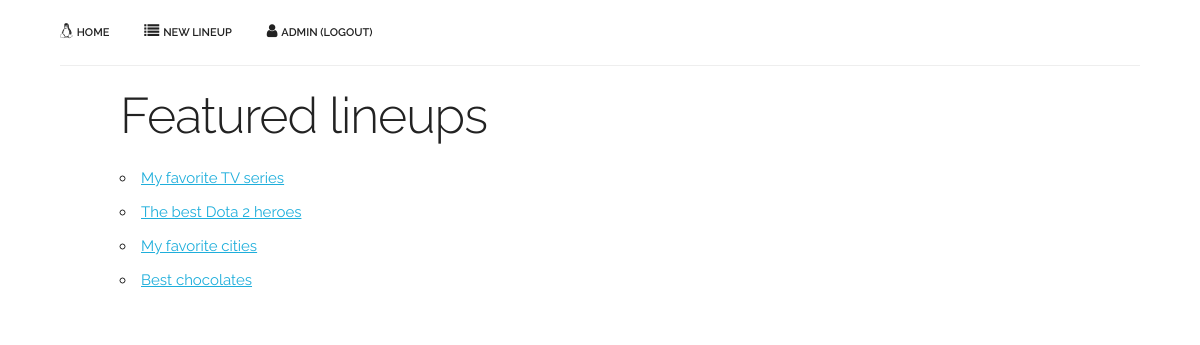
The app's page / (signed in) with its own data.
### lineup/models.py (models this page shows, shortened)
class Lineup(models.Model):
    author = models.CharField(max_length=100)
    title = models.CharField(max_length=200)
    published = models.DateTimeField('date published')

### lineup/views.py (the view)
# urls.py: url(r'^$', views.index, name='index'),
def index(request):
    lineup_list = Lineup.objects.order_by('published')
    context = {
        'lineup_list': lineup_list
    }
    return render(request, 'lineup/index.html', context)

### lineup/templates/lineup/index.html (shortened to what this page needs)
{% extends "lineup/base.html" %}
{% block content %}
<h1>Featured lineups</h1>
{% if lineup_list %}
    <ul>
        {% for lineup in lineup_list %}
        <li><a href="{% url 'view' lineup.id %}">{{ lineup.title }}</a></li>
        {% endfor %}
    </ul>
{% endif %}
{% endblock %}

### lineup/templates/lineup/base.html (shortened to what this page needs)
<!DOCTYPE html>
<head lang="en">
    {% load staticfiles %}
    <link rel="stylesheet" type="text/css" href="{% static 'lineup/normalize.css' %}" />
    <link rel="stylesheet" type="text/css" href="{% static 'lineup/skeleton.css' %}" />
    <link rel="stylesheet" type="text/css" href="{% static 'lineup/style.css' %}" />
    <link rel="stylesheet" href="//maxcdn.bootstrapcdn.com/font-awesome/4.3.0/css/font-awesome.min.css" />
</head>
<body>
    <nav class="navbar">
        <ul class="navbar-list">
            <li class="navbar-item">
                <i class="fa fa-linux"></i>
                <a class="navbar-link" href="{% url 'index' %}">Home</a>
            </li>
            {% if user.is_authenticated %}
            <li class="navbar-item">
                <i class="fa fa-list"></i>
                <a class="navbar-link" href="{% url 'new' %}">
                    New lineup
                </a>
            </li>
            {% endif %}
            {% if user.is_authenticated %}
            <li class="navbar-item">
                <i class="fa fa-user"></i>
                <a class="navbar-link" href="{% url 'logout' %}">
                    {{user.username}} (Logout)
                </a>
            </li>
            {% endif %}
        </ul>
    </nav>
    <div class="container">
        {% block content %}{% endblock %}
    </div>
</body>
</html>

### lineup/static/lineup/skeleton.css (style rules this page uses)
.container { position: relative; width: 100%; max-width: 960px; margin: 0 auto; padding: 0 20px; box-sizing: border-box; }
@media (min-width: 400px) { .container { width: 85%; padding: 0; } }
@media (min-width: 550px) { .container { width: 80%; } }
body { font-size: 1.5em; line-height: 1.6; font-weight: 400; font-family: "Raleway", "HelveticaNeue", "Helvetica Neue", Helvetica, Arial, sans-serif; color: #222; }
h1, h2, h3, h4, h5, h6 { margin-top: 0; margin-bottom: 2rem; font-weight: 300; }
h1 { font-size: 4.0rem; line-height: 1.2; letter-spacing: -.1rem; }
@media (min-width: 550px) { h1 { font-size: 5.0rem; } }
a { color: #1EAEDB; }
ul { list-style: circle inside; }
ol, ul { padding-left: 0; margin-top: 0; }
li { margin-bottom: 1rem; }
pre, blockquote, dl, figure, table, p, ul, ol, form { margin-bottom: 2.5rem; }
.container:after, .row:after, .u-cf { content: ""; display: table; clear: both; }

### lineup/static/lineup/style.css (style rules this page uses)
h1 { padding-top: 20px; }
.navbar { display: block; width: 90%; margin: 0 auto; height: 6.5rem; background: none repeat scroll 0% 0% #FFF; border-bottom: 1px solid #EEE; }
.navbar-list { list-style: outside none none; margin-bottom: 0px; }
.navbar-item { position: relative; float: left; margin-bottom: 0px; }
.navbar-link { text-transform: uppercase; font-size: 11px; font-weight: 600; margin-right: 35px; text-decoration: none; line-height: 6.5rem; color: #222; }

### records on screen
Lineup: title "My favorite TV series"
Lineup: title "The best Dota 2 heroes"
Lineup: title "My favorite cities"
Lineup: title "Best chocolates"

### other values on screen
{{ user.username }} "ADMIN"
